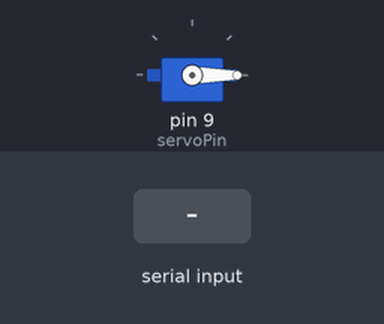
The sketch below on a simulated Arduino Uno, built with avr-gcc and run on an emulated ATmega328P. Parts: servo. Inputs (shaded band) come from the test bench.

Above: at 1.2 s.
1.3 s: "O" received over Serial
At 1.7 s:
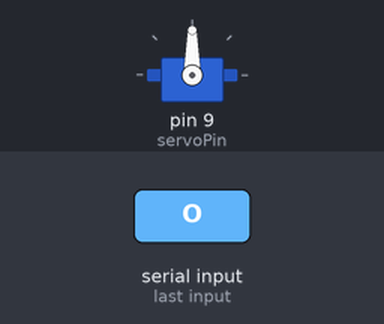
2.8 s: "X" received over Serial
At 4.1 s:
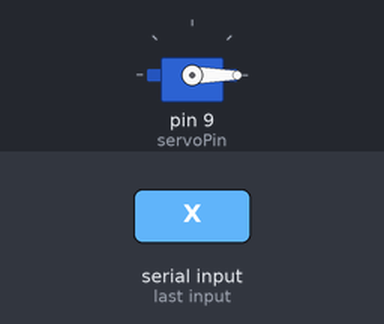
Timing chart, 0 to 5.8 s (numbered marks = the images above; inputs shaded):
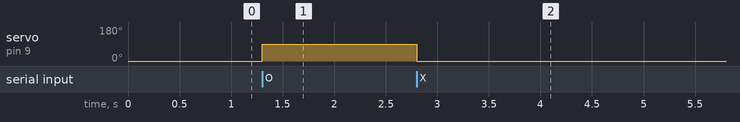

Measured:
- after the input at 1.3 s, servo on pin 9 (servoPin): 0° → 90° at once
- after the input at 2.8 s, servo on pin 9 (servoPin): 90° → 0° at once

The sketch:

servo_control.ino
```cpp
#include <Servo.h>

Servo helmetServo;
const int servoPin = 9;  // 서보모터 핀

void setup() {
  helmetServo.attach(servoPin);
  helmetServo.write(0); // 초기 각도 설정
  Serial.begin(9600);
}

void loop() {
  if (Serial.available() > 0) {
    char command = Serial.read();
    if (command == 'O') {
      helmetServo.write(90);  // 헬멧 착용 (정상)
    } else if (command == 'X') {
      helmetServo.write(0);   // 헬멧 미착용 (경고)
    }
  }
}
```
